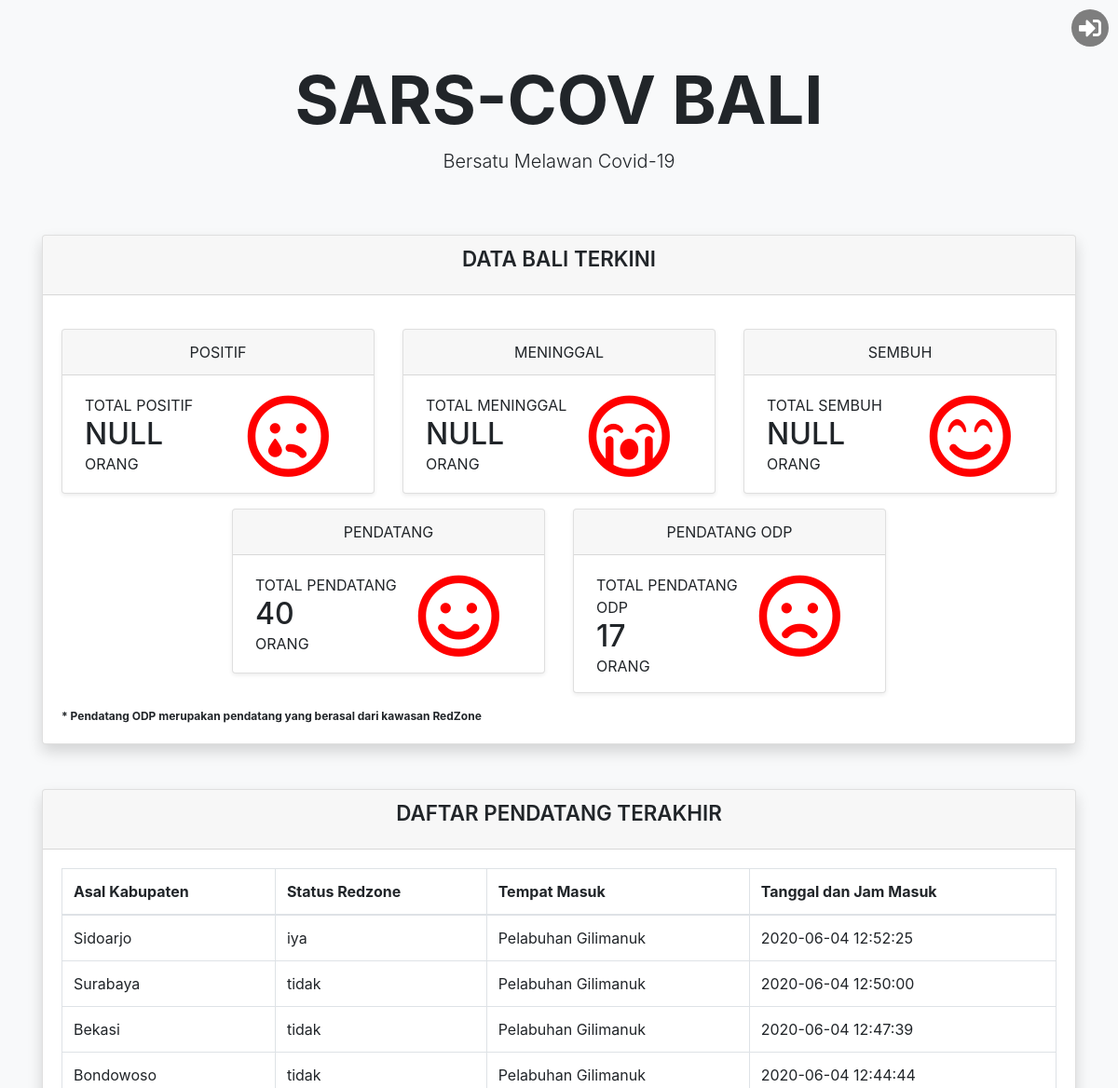
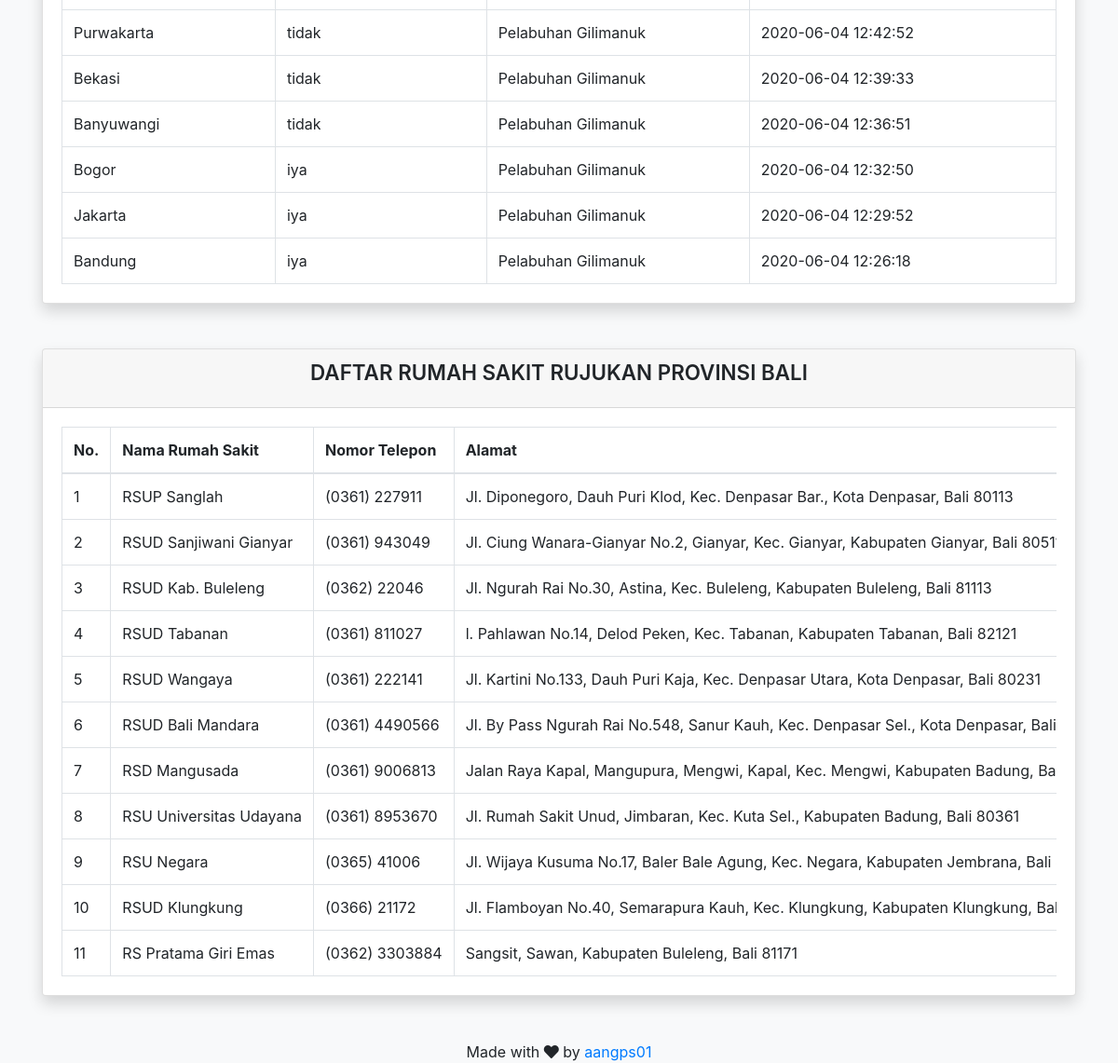
The page / on the database its author committed (2 pictures, top to bottom).
### tables this page shows
CREATE TABLE `pendatang`  (
  `id` int(11) NOT NULL AUTO_INCREMENT,
  `nik` bigint(20) NULL DEFAULT NULL,
  `nama` varchar(255) NULL DEFAULT NULL,
  `jenis_kelamin` enum('L','P') NULL DEFAULT NULL,
  `tanggal_masuk` timestamp(0) NULL DEFAULT current_timestamp(0),
  `id_kabupaten` int(11) NULL DEFAULT NULL,
  `id_petugas` int(11) NULL DEFAULT NULL,
  `id_hasil_test` int(11) NULL DEFAULT NULL,
  PRIMARY KEY (`id`) USING BTREE,
  INDEX `petugas`(`id_petugas`) USING BTREE,
  INDEX `kabupaten`(`id_kabupaten`) USING BTREE,
  INDEX `hasil_test`(`id_hasil_test`) USING BTREE,
  CONSTRAINT `hasil_test` FOREIGN KEY (`id_hasil_test`) REFERENCES `hasil_test` (`id`) ON DELETE RESTRICT ON UPDATE RESTRICT,
  CONSTRAINT `kabupaten` FOREIGN KEY (`id_kabupaten`) REFERENCES `kabupaten` (`id`) ON DELETE RESTRICT ON UPDATE RESTRICT,
  CONSTRAINT `petugas` FOREIGN KEY (`id_petugas`) REFERENCES `petugas` (`id`) ON DELETE RESTRICT ON UPDATE RESTRICT
);

CREATE TABLE `kabupaten`  (
  `id` int(11) NOT NULL AUTO_INCREMENT,
  `nama` varchar(255) NULL DEFAULT NULL,
  `redzone` enum('iya','tidak') NULL DEFAULT NULL,
  PRIMARY KEY (`id`) USING BTREE
);

CREATE TABLE `perbatasan`  (
  `id` int(11) NOT NULL AUTO_INCREMENT,
  `nama` varchar(255) NULL DEFAULT NULL,
  `alamat` varchar(255) NULL DEFAULT NULL,
  PRIMARY KEY (`id`) USING BTREE
);

CREATE TABLE `rumah_sakit`  (
  `id` int(11) NOT NULL AUTO_INCREMENT,
  `nama` varchar(255) NULL DEFAULT NULL,
  `alamat` varchar(255) NULL DEFAULT NULL,
  `telp` varchar(255) NULL DEFAULT NULL,
  PRIMARY KEY (`id`) USING BTREE
);

### function.php (called while the page is built, shortened)
<?php
$conn = mysqli_connect('localhost','root','','covid19');
function query($query){
    global $conn;
    $result = mysqli_query($conn,$query);
    $rows = [];
    while($row = mysqli_fetch_assoc($result)){
        $rows[]=$row;
    }
    return $rows;
}
?>

### index.php (the view, shortened to what this page needs)
<?php
require 'function.php';
$row = api('https://api.kawalcorona.com/indonesia/provinsi');
if(is_array($row)){
    foreach($row as $r){
        if($r['attributes']['FID']==17){
            $dataBali = $r['attributes'];
            break 1;
        }
    }
}else{
    $dataBali['Kasus_Posi'] = 'NULL';
    $dataBali['Kasus_Meni'] = 'NULL';
    $dataBali['Kasus_Semb'] = 'NULL';
}
$rumahSakit = query("SELECT * FROM rumah_sakit");
$pendatang = query("SELECT
                    b.nama AS kabupaten,
                    b.redzone AS redzone,
                    d.nama AS masuk,
                    a.tanggal_masuk AS tanggal
                    FROM
                    pendatang a
                    INNER JOIN kabupaten b ON a.id_kabupaten = b.id
                    INNER JOIN petugas c ON a.id_petugas = c.id
                    INNER JOIN perbatasan d ON c.id_perbatasan = d.id
                    ORDER BY
                    a.tanggal_masuk DESC
                    LIMIT 10;");
$odpPendatang = query("SELECT
                        COUNT( nama ) AS pendatang,
                        (
                        SELECT
                        COUNT( a.nama )
                        FROM
                        pendatang a
                        INNER JOIN kabupaten b ON a.id_kabupaten = b.id
                        WHERE
                        b.redzone = 'iya') as odp
                        FROM
                        pendatang;");
?>
<!DOCTYPE html>
<html lang="en">
<head>
    <link rel="stylesheet" href="assets/font-awesome/css/all.min.css">
    <link rel="stylesheet" href="assets/bootstrap/css/bootstrap.min.css">
    <link rel="stylesheet" href="assets/css/style.css">
</head>
<body>
    <div class="icon-petugas">
        <a href="login.php" target="blank"><i class="fas fa-sign-in-alt logo"></i></a>
    </div>
    <div class="container">
        <div class="jumbotron text-center mb-0">
            <div class=" container">
                <h1 class="display-3 text-center font-weight-bold">SARS-COV BALI</h1>
                <p class="lead m-0 text-center">Bersatu Melawan Covid-19</p>
            </div>
        </div>
        <div class="card shadow">
            <div class="card-header mb-3">
                <h3 class="card-title text-center title-rs">Data Bali Terkini</h3>
            </div>
            <div class="card-body">
                <div class="row">
                    <div class="col-sm-12 col-md-6 col-lg-6 col-xl-4 mb-3">
                        <div class="card shadow-sm">
                            <div class="card-header text-center">POSITIF</div>
                            <div class="card-body pl-4 pr-5 pb-3">
                                <div class="d-flex">
                                    <div class="">
                                        <p class=" mb-0">TOTAL POSITIF</p>
                                        <h2 class="mb-0 number-font"><?= $dataBali['Kasus_Posi']?></h2>
                                        <p class=" mb-0">ORANG</p>
                                    </div>
                                    <div class="ml-auto">
                                        <div class="icon"><i class="far fa-sad-tear"></i>
                                        </div>
                                    </div>
                                </div>
                            </div>
                        </div>
                    </div>
                    <div class="col-sm-12 col-md-6 col-lg-6 col-xl-4 mb-3">
                        <div class="card shadow-sm">
                            <div class="card-header text-center">MENINGGAL</div>
                            <div class="card-body pl-4 pr-5 pb-3">
                                <div class="d-flex">
                                    <div class="">
                                        <p class=" mb-0">TOTAL MENINGGAL</p>
                                        <h2 class="mb-0 number-font"><?= $dataBali['Kasus_Meni']?></h2>
                                        <p class=" mb-0">ORANG</p>
                                    </div>
                                    <div class="ml-auto">
                                        <div class="icon"><i class="far fa-sad-cry"></i></div>
                                    </div>
                                </div>
                            </div>
                        </div>
                    </div>
                    <div class="col-sm-12 col-md-6 col-lg-6 col-xl-4 mb-3">
                        <div class="card shadow-sm">
                            <div class="card-header text-center">SEMBUH</div>
                            <div class="card-body pl-4 pr-5 pb-3">
                                <div class="d-flex">
                                    <div class="">
                                        <p class=" mb-0">TOTAL SEMBUH</p>
                                        <h2 class="mb-0 number-font"><?= $dataBali['Kasus_Semb']?></h2>
                                        <p class=" mb-0">ORANG</p>
                                    </div>
                                    <div class="ml-auto">
                                        <div class="icon"><i class="far fa-smile-beam"></i></i></div>
                                    </div>
                                </div>
                            </div>
                        </div>
                    </div>
                </div>
                <div class="row justify-content-md-center">
                    <div class="col-sm-12 col-md-6 col-lg-6 col-xl-4 mb-3">
                        <div class="card shadow-sm">
                            <div class="card-header text-center">PENDATANG</div>
                            <div class="card-body pl-4 pr-5 pb-3">
                                <div class="d-flex">
                                    <div class="">
                                        <p class=" mb-0">TOTAL PENDATANG</p>
                                        <h2 class="mb-0 number-font"><?= $odpPendatang[0]['pendatang'] ?></h2>
                                        <p class=" mb-0">ORANG</p>
                                    </div>
                                    <div class="ml-auto">
                                        <div class="icon"><i class="far fa-smile"></i></div>
                                    </div>
                                </div>
                            </div>
                        </div>
                    </div>
                    <div class="col-sm-12 col-md-6 col-lg-6 col-xl-4 mb-3">
                        <div class="card shadow-sm">
                            <div class="card-header text-center">PENDATANG ODP</div>
                            <div class="card-body pl-4 pr-5 pb-3">
                                <div class="d-flex">
                                    <div class="">
                                        <p class=" mb-0">TOTAL PENDATANG ODP</p>
                                        <h2 class="mb-0 number-font"><?= $odpPendatang[0]['odp'] ?></h2>
                                        <p class=" mb-0">ORANG</p>
                                    </div>
                                    <div class="ml-auto">
                                        <div class="icon"><i class="far fa-frown"></i></div>
                                    </div>
                                </div>
                            </div>
                        </div>
                    </div>
                </div>
                <p class="note">* Pendatang ODP merupakan pendatang yang berasal dari kawasan RedZone</p>
            </div>
        </div>
        <div class="row">
            <div class="col-sm-12 col-md-12 col-lg-12 col-xl-14 mt-5">
                <div class="card shadow">
                    <div class="card-header ">
                        <h3 class="card-title text-center title-rs">Daftar Pendatang Terakhir</h3>
                    </div>
                    <div class="card-body">
                        <div class="table-responsive">
                            <table class="table table-bordered table-hover mb-0 text-nowrap">
                                <thead>
                                    <tr>
                                        <th>Asal Kabupaten</th>
                                        <th>Status Redzone</th>
                                        <th>Tempat Masuk</th>
                                        <th>Tanggal dan Jam Masuk</th>
                                    </tr>
                                </thead>
                                <tbody>
                                    <?php
                                        foreach($pendatang as $p) :
                                    ?>
                                    <tr>
                                        <td><?= $p['kabupaten'] ?></td>
                                        <td><?= $p['redzone'] ?></td>
                                        <td><?= $p['masuk'] ?></td>
                                        <td><?= $p['tanggal'] ?></td>
                                    </tr>
                                    <?php endforeach; ?>
                                </tbody>
                            </table>
                        </div>
                    </div>
                </div>
            </div>
        </div>
        <div class="row">
            <div class="col-sm-12 col-md-12 col-lg-12 col-xl-14  my-5">
                <div class="card shadow">
                    <div class="card-header ">
                        <h3 class="card-title text-center title-rs">Daftar Rumah Sakit Rujukan Provinsi Bali</h3>
                    </div>
                    <div class="card-body">
                        <div class="table-responsive">
                            <table class="table table-bordered table-hover mb-0 text-nowrap">
                                <thead>
                                    <tr>
                                        <th>No.</th>
                                        <th>Nama Rumah Sakit</th>
                                        <th>Nomor Telepon</th>
                                        <th>Alamat</th>
                                    </tr>
                                </thead>
                                <tbody>
                                    <?php
                                        $i=1;
                                        foreach($rumahSakit as $rs) :
                                    ?>
                                    <tr>
                                        <td><?= $i++ ?></td>
                                        <td><?= $rs['nama'] ?></td>
                                        <td><?= $rs['telp'] ?></td>
                                        <td><?= $rs['alamat'] ?></td>
                                    </tr>
                                    <?php endforeach; ?>
                                </tbody>
                            </table>
                        </div>
                    </div>
                </div>
            </div>
        </div>
    </div>
    <div class="footer text-center">Made with <i class="fas fa-heart"></i> by <a href="aangps01.com">aangps01</a></div>
</body>
</html>

### assets/css/style.css (style rules this page uses)
body, .jumbotron { background-color: #f8f9fa; }
.icon-petugas { position: absolute; height: 40px; width: 40px; top: 10px; right: 10px; background-color: rgb(126, 126, 126); border-radius: 100%; overflow: hidden; text-align: center; }
.icon-petugas .logo { font-size: 24px; line-height: 40px; color: white; }
.icon { line-height: 0; font-size: 90px; color: red; }
.note { font-size: 12px; font-weight: bold; margin-bottom: 0; }
h3.title-rs { font-size: 1.4em; font-weight: 600; text-transform: uppercase; }

### rows shown on the page
pendatang: id_kabupaten.nama "Sidoarjo", id_kabupaten.redzone "iya", perbatasan.nama "Pelabuhan Gilimanuk", tanggal_masuk "2020-06-04 12:52:25"
pendatang: id_kabupaten.nama "Surabaya", id_kabupaten.redzone "tidak", perbatasan.nama "Pelabuhan Gilimanuk", tanggal_masuk "2020-06-04 12:50:00"
pendatang: id_kabupaten.nama "Bekasi", id_kabupaten.redzone "tidak", perbatasan.nama "Pelabuhan Gilimanuk", tanggal_masuk "2020-06-04 12:47:39"
pendatang: id_kabupaten.nama "Bondowoso", id_kabupaten.redzone "tidak", perbatasan.nama "Pelabuhan Gilimanuk", tanggal_masuk "2020-06-04 12:44:44"
pendatang: id_kabupaten.nama "Purwakarta", id_kabupaten.redzone "tidak", perbatasan.nama "Pelabuhan Gilimanuk", tanggal_masuk "2020-06-04 12:42:52"
pendatang: id_kabupaten.nama "Bekasi", id_kabupaten.redzone "tidak", perbatasan.nama "Pelabuhan Gilimanuk", tanggal_masuk "2020-06-04 12:39:33"
pendatang: id_kabupaten.nama "Banyuwangi", id_kabupaten.redzone "tidak", perbatasan.nama "Pelabuhan Gilimanuk", tanggal_masuk "2020-06-04 12:36:51"
pendatang: id_kabupaten.nama "Bogor", id_kabupaten.redzone "iya", perbatasan.nama "Pelabuhan Gilimanuk", tanggal_masuk "2020-06-04 12:32:50"
pendatang: id_kabupaten.nama "Jakarta", id_kabupaten.redzone "iya", perbatasan.nama "Pelabuhan Gilimanuk", tanggal_masuk "2020-06-04 12:29:52"
pendatang: id_kabupaten.nama "Bandung", id_kabupaten.redzone "iya", perbatasan.nama "Pelabuhan Gilimanuk", tanggal_masuk "2020-06-04 12:26:18"
rumah_sakit: nama "RSUP Sanglah", telp "(0361) 227911", alamat "Jl. Diponegoro, Dauh Puri Klod, Kec. Denpasar Bar., Kota Denpasar, Bali 80113"
rumah_sakit: nama "RSUD Sanjiwani Gianyar", telp "(0361) 943049", alamat "Jl. Ciung Wanara-Gianyar No.2, Gianyar, Kec. Gianyar, Kabupaten Gianyar, Bali…"
rumah_sakit: nama "RSUD Kab. Buleleng", telp "(0362) 22046", alamat "Jl. Ngurah Rai No.30, Astina, Kec. Buleleng, Kabupaten Buleleng, Bali 81113"
rumah_sakit: nama "RSUD Tabanan", telp "(0361) 811027", alamat "l. Pahlawan No.14, Delod Peken, Kec. Tabanan, Kabupaten Tabanan, Bali 82121"
rumah_sakit: nama "RSUD Wangaya", telp "(0361) 222141", alamat "Jl. Kartini No.133, Dauh Puri Kaja, Kec. Denpasar Utara, Kota Denpasar, Bali 80231"
rumah_sakit: nama "RSUD Bali Mandara", telp "(0361) 4490566", alamat "Jl. By Pass Ngurah Rai No.548, Sanur Kauh, Kec. Denpasar Sel., Kota Denpasar, Bali"
rumah_sakit: nama "RSD Mangusada", telp "(0361) 9006813", alamat "Jalan Raya Kapal, Mangupura, Mengwi, Kapal, Kec. Mengwi, Kabupaten Badung,…"
rumah_sakit: nama "RSU Universitas Udayana", telp "(0361) 8953670", alamat "Jl. Rumah Sakit Unud, Jimbaran, Kec. Kuta Sel., Kabupaten Badung, Bali 80361"
rumah_sakit: nama "RSU Negara", telp "(0365) 41006", alamat "Jl. Wijaya Kusuma No.17, Baler Bale Agung, Kec. Negara, Kabupaten Jembrana, Bali…"
rumah_sakit: nama "RSUD Klungkung", telp "(0366) 21172", alamat "Jl. Flamboyan No.40, Semarapura Kauh, Kec. Klungkung, Kabupaten Klungkung,…"
rumah_sakit: nama "RS Pratama Giri Emas", telp "(0362) 3303884", alamat "Sangsit, Sawan, Kabupaten Buleleng, Bali 81171"

### other values the page prints
$dataBali['Kasus_Posi'] "NULL"
$dataBali['Kasus_Meni'] "NULL"
$dataBali['Kasus_Semb'] "NULL"
$odpPendatang[0]['pendatang'] "40"
$odpPendatang[0]['odp'] "17"
